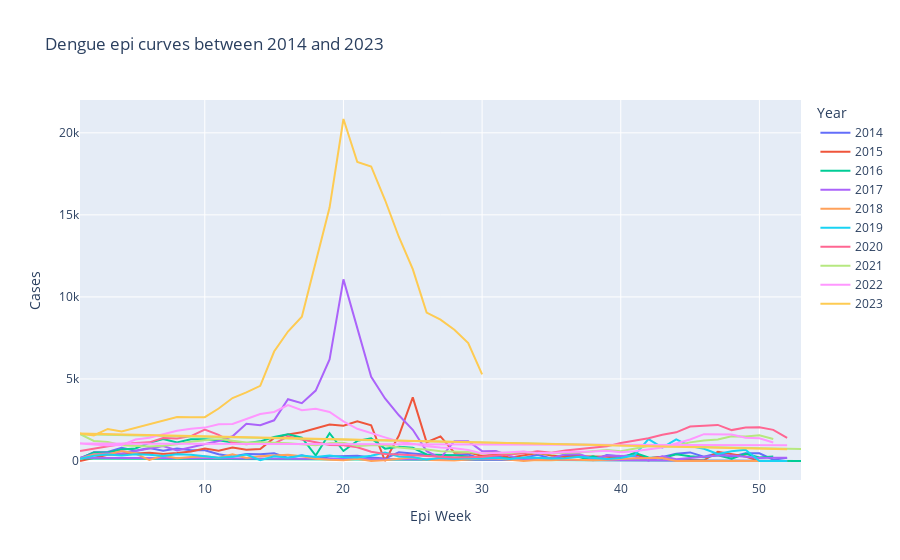

Notebook cell for this chart:
### Code cell
plt.figure(figsize=(20,10))

fig = px.line(
    data_frame=df,
    x='epi_week',
    y='cases',
    color='year',
    title=f'Dengue epi curves between {min(df.year)} and {max(df.year)}',
    labels={'epi_week': 'Epi Week',
            'cases': 'Cases',
            'year': 'Year'}
    )

fig.show()

### Figure 1 — Plotly figure (JSON) as saved in the notebook; plotly's stock layout.template omitted (floating-point values rounded to 4 significant figures)
{"data": [{"hovertemplate": "Year=2014<br>Epi Week=%{x}<br>Cases=%{y}<extra></extra>", "legendgroup": "2014", "line": {"color": "#636efa", "dash": "solid"}, "marker": {"symbol": "circle"}, "mode": "lines", "name": "2014", "orientation": "v", "showlegend": true, "type": "scatter", "x": [1, 2, 3, 4, 5, 6, 7, 8, 9, 10, 11, 12, 13, 14, 15, 16, 17, 18, 19, 20, 21, 22, 23, 24, 25, 26, 27, 28, 29, 30, 31, 32, 33, 34, 35, 36, 37, 38, 39, 40, 41, 42, 43, 44, 45, 46, 47, 48, 49, 50, 51, 52], "xaxis": "x", "y": [148, 529, 554, 800, 631, 796, 623, 761, 659, 660, 416, 279, 431, 414, 472, 193, 353, 134, 268, 272, 321, 212, 159, 530, 476, 377, 252, 349, 394, 130, 310, 132, 190, 377, 148, 313, 285, 49, 358, 274, 403, 164, 248, 435, 524, 259, 475, 259, 476, 473, 83, 190], "yaxis": "y"}, {"hovertemplate": "Year=2015<br>Epi Week=%{x}<br>Cases=%{y}<extra></extra>", "legendgroup": "2015", "line": {"color": "#EF553B", "dash": "solid"}, "marker": {"symbol": "circle"}, "mode": "lines", "name": "2015", "orientation": "v", "showlegend": true, "type": "scatter", "x": [1, 2, 3, 4, 5, 6, 7, 8, 9, 10, 11, 12, 13, 14, 15, 16, 17, 18, 19, 20, 21, 22, 23, 24, 25, 26, 27, 28, 29, 30, 31, 32, 33, 34, 35, 36, 37, 38, 39, 40, 41, 42, 43, 44, 45, 46, 47, 48, 49, 50, 51, 52], "xaxis": "x", "y": [0, 180, 380, 411, 481, 505, 432, 484, 582, 765, 629, 815, 686, 726, 1403, 1613, 1751, 1997, 2217, 2151, 2415, 2175, 0, 1553, 3877, 1140, 1498, 504, 532, 300, 447, 197, 353, 489, 332, 238, 283, 251, 261, 183, 412, 173, 256, 77, 82, 42, 564, 399, 273, 0, 0, 0], "yaxis": "y"}, {"hovertemplate": "Year=2016<br>Epi Week=%{x}<br>Cases=%{y}<extra></extra>", "legendgroup": "2016", "line": {"color": "#00cc96", "dash": "solid"}, "marker": {"symbol": "circle"}, "mode": "lines", "name": "2016", "orientation": "v", "showlegend": true, "type": "scatter", "x": [53, 1, 2, 3, 4, 5, 6, 7, 8, 9, 10, 11, 12, 13, 14, 15, 16, 17, 18, 19, 20, 21, 22, 23, 24, 25, 26, 27, 28, 29, 30, 31, 32, 33, 34, 35, 36, 37, 38, 39, 40, 41, 42, 43, 44, 45, 46, 47, 48, 49, 50, 51], "xaxis": "x", "y": [0, 157, 523, 519, 701, 768, 1104, 1334, 1123, 1328, 1330, 1258, 1132, 1075, 1199, 1463, 1633, 1418, 332, 1698, 610, 1230, 1380, 754, 861, 809, 399, 373, 347, 263, 60, 190, 131, 108, 116, 204, 76, 58, 292, 43, 162, 496, 210, 169, 408, 296, 234, 352, 146, 440, 218, 267], "yaxis": "y"}, {"hovertemplate": "Year=2017<br>Epi Week=%{x}<br>Cases=%{y}<extra></extra>", "legendgroup": "2017", "line": {"color": "#ab63fa", "dash": "solid"}, "marker": {"symbol": "circle"}, "mode": "lines", "name": "2017", "orientation": "v", "showlegend": true, "type": "scatter", "x": [52, 1, 2, 3, 4, 5, 6, 7, 8, 9, 10, 11, 12, 13, 14, 15, 16, 17, 18, 19, 20, 21, 22, 23, 24, 25, 26, 27, 28, 29, 30, 31, 32, 33, 34, 35, 36, 37, 38, 39, 40, 41, 42, 43, 44, 45, 46, 47, 48, 49, 50, 51, 52], "xaxis": "x", "y": [0, 199, 408, 479, 452, 605, 725, 918, 645, 838, 1071, 1223, 1508, 2265, 2181, 2480, 3762, 3520, 4294, 6191, 11070, 8024, 5131, 3809, 2786, 1903, 601, 181, 1208, 1205, 601, 616, 314, 72, 176, 173, 405, 431, 128, 338, 299, 293, 1, 287, 105, 170, 247, 337, 331, 263, 184, 191, 198], "yaxis": "y"}, {"hovertemplate": "Year=2018<br>Epi Week=%{x}<br>Cases=%{y}<extra></extra>", "legendgroup": "2018", "line": {"color": "#FFA15A", "dash": "solid"}, "marker": {"symbol": "circle"}, "mode": "lines", "name": "2018", "orientation": "v", "showlegend": true, "type": "scatter", "x": [1, 2, 3, 4, 5, 6, 7, 8, 9, 10, 11, 12, 13, 14, 15, 16, 17, 18, 19, 20, 21, 22, 23, 24, 25, 26, 27, 28, 29, 30, 31, 32, 33, 34, 35, 36, 37, 38, 39, 40, 41, 42, 43, 44, 45, 46, 47, 48, 49, 50, 51, 52], "xaxis": "x", "y": [130, 396, 397, 608, 457, 59, 339, 175, 237, 288, 205, 409, 191, 297, 332, 380, 284, 139, 79, 39, 136, 5, 52, 122, 230, 62, 54, 38, 92, 154, 156, 87, 6, 59, 51, 96, 49, 44, 82, 138, 166, 178, 179, 0, 0, 0, 0, 0, 0, 0, 0, 0], "yaxis": "y"}, {"hovertemplate": "Year=2019<br>Epi Week=%{x}<br>Cases=%{y}<extra></extra>", "legendgroup": "2019", "line": {"color": "#19d3f3", "dash": "solid"}, "marker": {"symbol": "circle"}, "mode": "lines", "name": "2019", "orientation": "v", "showlegend": true, "type": "scatter", "x": [1, 2, 3, 4, 5, 6, 7, 8, 9, 10, 11, 12, 13, 14, 15, 16, 17, 18, 19, 20, 21, 22, 23, 24, 25, 26, 27, 28, 29, 30, 31, 32, 33, 34, 35, 36, 37, 38, 39, 40, 41, 42, 43, 44, 45, 46, 47, 48, 49, 50, 51, 52], "xaxis": "x", "y": [134, 321, 389, 329, 406, 383, 311, 417, 377, 280, 205, 252, 394, 52, 290, 192, 341, 249, 332, 222, 210, 321, 513, 273, 238, 81, 194, 121, 162, 155, 195, 123, 210, 203, 147, 172, 260, 186, 125, 177, 352, 1337, 817, 1313, 910, 743, 431, 590, 682, 0, 0, 0], "yaxis": "y"}, {"hovertemplate": "Year=2020<br>Epi Week=%{x}<br>Cases=%{y}<extra></extra>", "legendgroup": "2020", "line": {"color": "#FF6692", "dash": "solid"}, "marker": {"symbol": "circle"}, "mode": "lines", "name": "2020", "orientation": "v", "showlegend": true, "type": "scatter", "x": [1, 2, 3, 4, 5, 6, 7, 8, 9, 10, 11, 12, 13, 14, 15, 16, 17, 18, 19, 20, 21, 22, 23, 24, 25, 26, 27, 28, 29, 30, 31, 32, 33, 34, 35, 36, 37, 38, 39, 40, 41, 42, 43, 44, 45, 46, 47, 48, 49, 50, 51, 52], "xaxis": "x", "y": [611, 749, 906, 1036, 1096, 1136, 1404, 1376, 1516, 1920, 1596, 1116, 1029, 1118, 1063, 1492, 1305, 1141, 979, 955, 841, 564, 433, 394, 356, 291, 277, 217, 230, 254, 342, 390, 474, 590, 500, 647, 725, 793, 893, 1092, 1240, 1391, 1602, 1748, 2099, 2142, 2200, 1883, 2039, 2050, 1896, 1404], "yaxis": "y"}, {"hovertemplate": "Year=2021<br>Epi Week=%{x}<br>Cases=%{y}<extra></extra>", "legendgroup": "2021", "line": {"color": "#B6E880", "dash": "solid"}, "marker": {"symbol": "circle"}, "mode": "lines", "name": "2021", "orientation": "v", "showlegend": true, "type": "scatter", "x": [53, 1, 2, 3, 4, 5, 6, 7, 8, 9, 10, 11, 12, 13, 14, 15, 16, 17, 18, 19, 20, 21, 22, 23, 24, 25, 26, 27, 28, 29, 30, 31, 32, 33, 34, 35, 36, 37, 38, 39, 40, 41, 42, 43, 44, 45, 46, 47, 48, 49, 50, 51], "xaxis": "x", "y": [731, 1636, 1223, 1152, 967, 941, 889, 935, 1023, 1177, 1258, 1359, 1236, 1130, 1147, 1132, 1075, 1019, 967, 1077, 1107, 912, 961, 956, 825, 745, 701, 596, 562, 543, 442, 496, 492, 567, 474, 460, 502, 523, 590, 675, 594, 744, 916, 869, 949, 1135, 1255, 1313, 1510, 1498, 1571, 1346], "yaxis": "y"}, {"hovertemplate": "Year=2022<br>Epi Week=%{x}<br>Cases=%{y}<extra></extra>", "legendgroup": "2022", "line": {"color": "#FF97FF", "dash": "solid"}, "marker": {"symbol": "circle"}, "mode": "lines", "name": "2022", "orientation": "v", "showlegend": true, "type": "scatter", "x": [52, 1, 2, 3, 4, 5, 6, 7, 8, 9, 10, 11, 12, 13, 14, 15, 16, 17, 18, 19, 20, 21, 22, 23, 24, 25, 26, 27, 28, 29, 30, 31, 32, 33, 34, 35, 36, 37, 38, 39, 40, 41, 42, 43, 44, 45, 46, 47, 48, 49, 50, 51], "xaxis": "x", "y": [959, 1066, 1013, 948, 970, 1311, 1420, 1648, 1846, 1967, 2035, 2245, 2262, 2561, 2866, 2985, 3405, 3089, 3181, 2992, 2413, 1961, 1682, 1440, 1194, 1033, 904, 822, 779, 669, 452, 491, 548, 580, 480, 481, 552, 556, 579, 624, 533, 597, 730, 827, 1066, 1311, 1636, 1619, 1615, 1414, 1383, 1130], "yaxis": "y"}, {"hovertemplate": "Year=2023<br>Epi Week=%{x}<br>Cases=%{y}<extra></extra>", "legendgroup": "2023", "line": {"color": "#FECB52", "dash": "solid"}, "marker": {"symbol": "circle"}, "mode": "lines", "name": "2023", "orientation": "v", "showlegend": true, "type": "scatter", "x": [52, 1, 2, 3, 4, 5, 6, 7, 8, 9, 10, 11, 12, 13, 14, 15, 16, 17, 18, 19, 20, 21, 22, 23, 24, 25, 26, 27, 28, 29, 30], "xaxis": "x", "y": [711, 1673, 1556, 1953, 1796, 2013, 2245, 2447, 2685, 2672, 2668, 3199, 3835, 4181, 4582, 6671, 7892, 8794, 12144, 15443, 20843, 18226, 17952, 15906, 13653, 11690, 9048, 8616, 7998, 7187, 5279], "yaxis": "y"}], "layout": {"legend": {"title": {"text": "Year"}, "tracegroupgap": 0}, "title": {"text": "Dengue epi curves between 2014 and 2023"}, "xaxis": {"anchor": "y", "domain": [0, 1], "title": {"text": "Epi Week"}}, "yaxis": {"anchor": "x", "domain": [0, 1], "title": {"text": "Cases"}}}}
